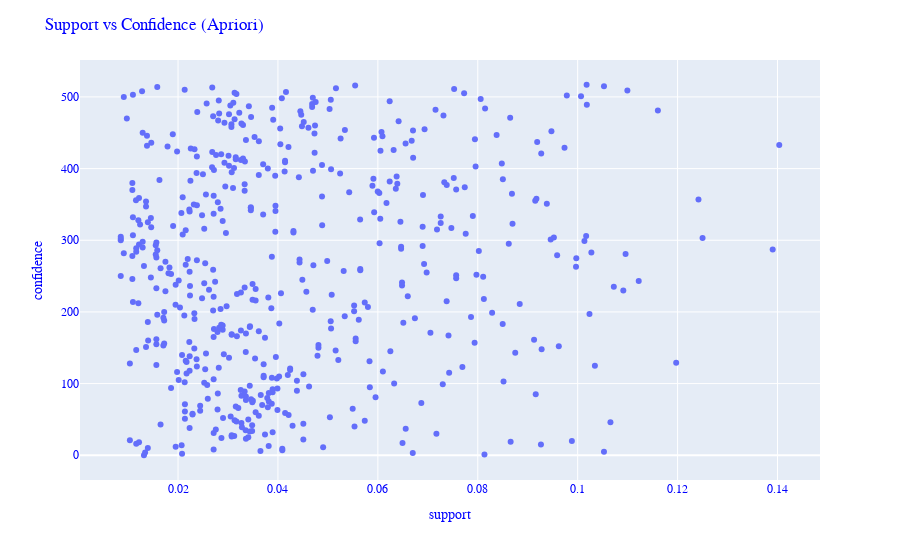

The cell this chart's notebook holds for it:
### Code cell
fig=px.scatter(Apriori.get_patterns()['support'], Apriori.get_patterns()['confidence'])
fig.update_layout(
    xaxis_title="support",
    yaxis_title="confidence",
   
    font_family="Courier New",
    font_color="blue",
    title_font_family="Times New Roman",
    title_font_color="red",
    title=('Support vs Confidence (Apriori)')
    
)

fig.show()

### Figure 1 — Plotly figure (JSON) as saved in the notebook; plotly's stock layout.template omitted (floating-point values rounded to 4 significant figures; data arrays with more than 128 entries replaced by an {"elided": "..."} marker saying what was removed)
{"data": [{"hovertemplate": "x=%{x}<br>index=%{y}<extra></extra>", "legendgroup": "", "marker": {"color": "#636efa", "symbol": "circle"}, "mode": "markers", "name": "", "orientation": "h", "showlegend": false, "type": "scatter", "x": {"elided": "518 float values"}, "xaxis": "x", "y": {"elided": "518 int values"}, "yaxis": "y"}], "layout": {"font": {"color": "blue", "family": "Courier New"}, "legend": {"tracegroupgap": 0}, "margin": {"t": 60}, "title": {"text": "Support vs Confidence (Apriori)"}, "xaxis": {"anchor": "y", "domain": [0, 1], "title": {"text": "support"}}, "yaxis": {"anchor": "x", "domain": [0, 1], "title": {"text": "confidence"}}}}
